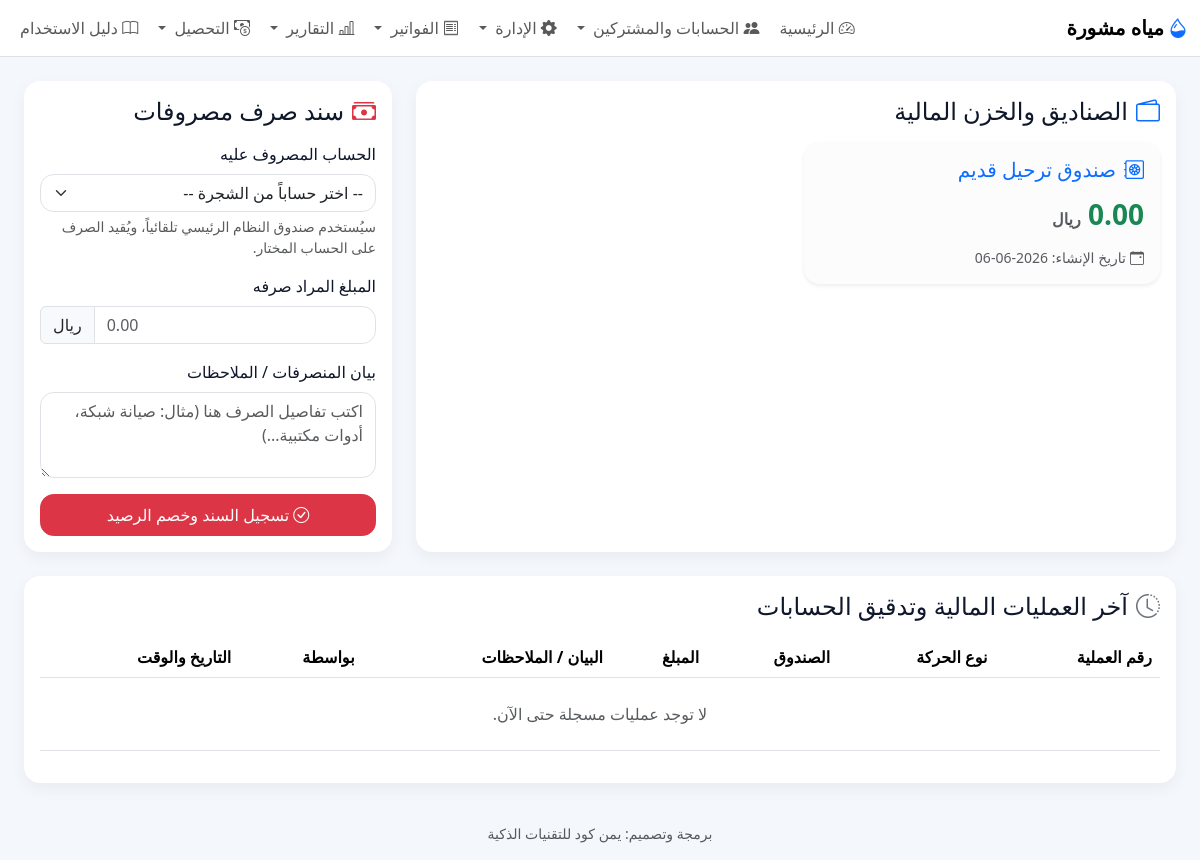
Screenshot of /wallets (signed in) with the database file from the repository.
### models.py (models this page shows)
class Base(DeclarativeBase):
    pass

class Settings(Base):
    __tablename__ = "settings"
    key: Mapped[str] = mapped_column(String, primary_key=True)
    value: Mapped[Optional[str]] = mapped_column(String, nullable=True)

class Wallet(Base):
    __tablename__ = "wallets"
    __table_args__ = (
        CheckConstraint("balance >= 0", name="ck_wallet_balance_nonnegative"),
    )
    id: Mapped[int] = mapped_column(Integer, primary_key=True)
    name: Mapped[str] = mapped_column(String, unique=True, nullable=False)
    balance: Mapped[Optional[float]] = mapped_column(Float, nullable=True, default=0.0)
    created_at: Mapped[str] = mapped_column(String, nullable=False, default=lambda: datetime.now().isoformat())

### app.py (the view)
    @app.route("/wallets")
    @login_required
    def wallets_dashboard():
        db = get_db()
        wallets = db.execute("SELECT * FROM wallets ORDER BY id ASC").fetchall()
        transactions = db.execute("""
            SELECT t.*, w.name as wallet_name, u.username, s.name as subscriber_name
            FROM transactions t
            JOIN wallets w ON w.id = t.wallet_id
            JOIN users u ON u.id = t.user_id
            LEFT JOIN subscribers s ON s.id = t.subscriber_id
            ORDER BY t.id DESC LIMIT 15
        """).fetchall()
        account_options = flatten_account_options(promote_visible_account_tree(get_account_balance_rows(db)), only_postable=True)
        return render_template("wallets.html", wallets=wallets, transactions=transactions, account_options=account_options)

### app.py (called while the page is built)
def login_required(f):
    @wraps(f)
    def decorated_function(*args, **kwargs):
        if session.get("user_id") is None:
            flash("يرجى تسجيل الدخول أولاً.", "warning")
            return redirect(url_for("login"))
        return f(*args, **kwargs)
    return decorated_function

def _safe_row_value(row, key, default=None):
    if row is None:
        return default
    if isinstance(row, dict):
        return row.get(key, default)
    try:
        return row[key]
    except Exception:
        return default

def _is_hidden_big_root(node):
    node_type = str(_safe_row_value(node, "node_type", "") or "").strip().lower()
    name = str(_safe_row_value(node, "name", "") or "").strip().lower()
    parent_id = _safe_row_value(node, "parent_id", None)
    if parent_id is not None:
        return False
    if node_type != "root":
        return False
    return any(keyword.lower() in name for keyword in _HIDDEN_ROOT_KEYWORDS)

def promote_visible_account_tree(nodes):
    visible = []
    for node in nodes or []:
        if not isinstance(node, dict):
            continue
        children = promote_visible_account_tree(node.get("children") or [])
        node_copy = dict(node)
        node_copy["children"] = children
        if _is_hidden_big_root(node_copy):
            visible.extend(children)
        else:
            visible.append(node_copy)
    return visible

### database.py (called while the page is built, shortened)
def get_db():
    if "db" not in g:
        INSTANCE_DIR.mkdir(exist_ok=True)
        g.db = SQLAlchemyDBProxy(SessionLocal())
        try:
            g.db.execute("PRAGMA foreign_keys = ON")
        except Exception:
            pass
    return g.db

@contextmanager
def orm_session_scope():
    session = SessionLocal()
    try:
        yield session
        session.commit()
    except Exception:
        session.rollback()
        raise
    finally:
        session.close()

def get_setting(key, default=""):
    with orm_session_scope() as session:
        row = session.get(Settings, key)
        return row.value if row and row.value is not None else default

    def __getitem__(self, key):
        if isinstance(key, int):
            return self._values[key]
        return self._mapping[key]

    def __iter__(self):
        return iter(self._values)

    def __len__(self):
        return len(self._values)

    def __getattr__(self, name):
        try:
            return self._mapping[name]
        except KeyError as exc:
            raise AttributeError(name) from exc

### templates/wallets.html (shortened to what this page needs)
{% extends "base.html" %}
{% block content %}
<div class="container-fluid">
  <div class="row g-4">
    <div class="col-lg-8">
      <div class="card p-3 h-100">
        <div class="d-flex justify-content-between align-items-center mb-3">
          <h4 class="mb-0 page-title"><i class="bi bi-wallet2 text-primary me-2"></i>الصناديق والخزن المالية</h4>
        </div>
        <div class="row row-cols-1 row-cols-md-2 g-3">
          {% for w in wallets %}
          <div class="col">
            <div class="card border-primary-subtle bg-light-subtle shadow-sm h-100">
              <div class="card-body">
                <h5 class="card-title text-primary"><i class="bi bi-safe2 me-2"></i>{{ w.name }}</h5>
                <h3 class="card-text my-3 fw-bold text-success">{{ "%.2f"|format(w.balance or 0.0) }} <small class="fs-6 text-muted">{{ setting('currency_name', 'ريال') }}</small></h3>
                <p class="card-text text-muted small"><i class="bi bi-calendar-event me-1"></i>تاريخ الإنشاء: {{ w.created_at[:10] }}</p>
              </div>
            </div>
          </div>
          {% else %}
          <div class="col-12 text-center text-muted py-4">لا توجد صناديق مسجلة.</div>
          {% endfor %}
        </div>
      </div>
    </div>
    <div class="col-lg-4">
      <div class="card p-3 h-100">
        <h4 class="mb-3 page-title"><i class="bi bi-cash-stack text-danger me-2"></i>سند صرف مصروفات</h4>
        <form method="post" action="{{ url_for('add_expense') }}">
          <div class="mb-3">
            <label class="form-label">الحساب المصروف عليه</label>
            <select class="form-select" name="account_id" required>
              <option value="" disabled selected>-- اختر حساباً من الشجرة --</option>
            </select>
            <div class="form-text">سيُستخدم صندوق النظام الرئيسي تلقائياً، ويُقيد الصرف على الحساب المختار.</div>
          </div>
          <div class="mb-3">
            <label class="form-label">المبلغ المراد صرفه</label>
            <div class="input-group">
              <input type="number" step="0.01" class="form-control" name="amount" required min="0.01" placeholder="0.00">
              <span class="input-group-text">{{ setting('currency_name', 'ريال') }}</span>
            </div>
          </div>
          <div class="mb-3">
            <label class="form-label">بيان المنصرفات / الملاحظات</label>
            <textarea class="form-control" name="notes" rows="3" required placeholder="اكتب تفاصيل الصرف هنا (مثال: صيانة شبكة، أدوات مكتبية...)"></textarea>
          </div>
          <button class="btn btn-danger w-100 py-2" type="submit">
            <i class="bi bi-check-circle me-1"></i>تسجيل السند وخصم الرصيد
          </button>
        </form>
      </div>
    </div>
  </div>
  <div class="row mt-4">
    <div class="col-12">
      <div class="card p-3">
        <h4 class="mb-3 page-title"><i class="bi bi-clock-history text-secondary me-2"></i>آخر العمليات المالية وتدقيق الحسابات</h4>
        <div class="table-responsive">
          <table class="table table-hover align-middle">
            <thead>
              <tr>
                <th>رقم العملية</th>
                <th>نوع الحركة</th>
                <th>الصندوق</th>
                <th>المبلغ</th>
                <th>البيان / الملاحظات</th>
                <th>بواسطة</th>
                <th>التاريخ والوقت</th>
              </tr>
            </thead>
            <tbody>
              {% for t in transactions %}
              <tr>
                <td>#{{ t.id }}</td>
                <td>
                  {% if t.type == 'IN' %}
                  <span class="badge bg-success-subtle text-success border border-success-subtle"><i class="bi bi-arrow-down-left me-1"></i>تحصيل / إيداع</span>
                  {% elif t.type == 'OUT' %}
                  <span class="badge bg-danger-subtle text-danger border border-danger-subtle"><i class="bi bi-arrow-up-right me-1"></i>صرف / مصروفات</span>
                  {% else %}
                  <span class="badge bg-secondary-subtle text-secondary border border-secondary-subtle">{{ t.type }}</span>
                  {% endif %}
                </td>
                <td><strong>{{ t.wallet_name }}</strong></td>
                <td class="fw-bold {% if t.type == 'IN' %}text-success{% else %}text-danger{% endif %}">
                  {% if t.type == 'IN' %}+{% else %}-{% endif %}{{ "%.2f"|format(t.amount) }}
                </td>
                <td>
                  {{ t.notes or '-' }}
                  {% if t.subscriber_name %}
                  <br><small class="text-muted">المشترك: {{ t.subscriber_name }}</small>
                  {% endif %}
                </td>
                <td><i class="bi bi-person me-1"></i>{{ t.username }}</td>
                <td>{{ t.created_at[:16]|replace('T', ' ') }}</td>
              </tr>
              {% else %}
              <tr>
                <td colspan="7" class="text-center text-muted py-4">لا توجد عمليات مسجلة حتى الآن.</td>
              </tr>
              {% endfor %}
            </tbody>
          </table>
        </div>
      </div>
    </div>
  </div>
</div>
{% endblock %}

### templates/base.html (shortened to what this page needs)
<!doctype html>
<html lang="ar" dir="rtl" class="notranslate" translate="no" data-theme="{{ setting('ui_theme', 'light') }}">
<head>
  <link href="https://cdn.jsdelivr.net/npm/bootstrap@5.3.3/dist/css/bootstrap.rtl.min.css" rel="stylesheet">
  <link href="https://cdn.jsdelivr.net/npm/bootstrap-icons@1.11.3/font/bootstrap-icons.min.css" rel="stylesheet">
  <link rel="stylesheet" href="{{ url_for('static', filename='css/style.css') }}">
</head>
<body>
  <nav class="navbar navbar-expand-lg bg-white border-bottom sticky-top">
    <div class="container-fluid">
      <a class="navbar-brand" href="{{ url_for('index') }}">
        <i class="bi bi-droplet-half text-primary me-1"></i>{{ setting('project_name', app_name) }}
      </a>
      <div class="collapse navbar-collapse" id="nav">
        <ul class="navbar-nav ms-auto gap-1">
          {% if current_user %}
          <li class="nav-item"><a class="nav-link {% if request.endpoint=='index' %}active{% endif %}" href="{{ url_for('index') }}"><i class="bi bi-speedometer2"></i> الرئيسية</a></li>
          <li class="nav-item dropdown">
              <a class="nav-link dropdown-toggle "
                href="#"
                data-bs-toggle="dropdown">
                  <i class="bi bi-people-fill"></i> الحسابات والمشتركين
              </a>
          </li>
        {% if current_user %}
<li class="nav-item dropdown">
    <a class="nav-link dropdown-toggle {% if request.endpoint in ['employee_portal','staff_monitor','import_data','settings'] %}active{% endif %}"
       href="#"
       data-bs-toggle="dropdown">
        <i class="bi bi-gear-fill"></i> الإدارة
    </a>
</li>
{% endif %}
         <li class="nav-item dropdown">
            <a class="nav-link dropdown-toggle " href="#" data-bs-toggle="dropdown">
              <i class="bi bi-receipt"></i> الفواتير
            </a>
          </li>
          <li class="nav-item dropdown">
          <a class="nav-link dropdown-toggle {% if request.endpoint in ['customer_statement','reports','accounting_reports','arrears_report','collector_daily_report'] %}active{% endif %}" href="#" data-bs-toggle="dropdown">
          <i class="bi bi-bar-chart-line"></i> التقارير
          </a>
          </li>
            <li class="nav-item dropdown">
            <a class="nav-link dropdown-toggle {% if request.endpoint in ['arrears_report','collector_daily_report','collection_trip'] %}active{% endif %}"
               href="#" data-bs-toggle="dropdown">
              <i class="bi bi-cash-coin"></i> التحصيل
            </a>
          </li>
          <li class="nav-item">
            <a class="nav-link {% if request.endpoint=='user_manual' %}active{% endif %}"
               href="{{ url_for('user_manual') }}">
              <i class="bi bi-book"></i> دليل الاستخدام
            </a>
          </li>
         {% endif %}
        </ul>
      </div>
    </div>
  </nav>
  <main class="container-fluid py-3 py-lg-4">
    {% block content %}{% endblock %}
  </main>
  <footer class="container-fluid py-3 text-center small text-muted">
    برمجة وتصميم: يمن كود للتقنيات الذكية
  </footer>
</body>
</html>

### static/css/style.css (style rules this page uses)
body { background: #f6f8fb; font-family: system-ui, -apple-system, "Segoe UI", Tahoma, Arial, sans-serif; }
.card { border: 0; border-radius: 1rem; box-shadow: 0 0.35rem 1rem rgba(0,0,0,.05); }
.table thead th { white-space: nowrap; }
.form-control, .form-select, .btn { border-radius: .85rem; }

### templates/base.html (style rules this page uses)
:root { --app-bg: #f4f7fb; --app-surface: #ffffff; --app-surface-2: #f8fafc; --app-text: #0f172a; --app-muted: #64748b; --app-border: #dbe4f0; --app-primary: #1a56db; --app-primary-contrast: #ffffff; }
.navbar-brand { font-weight: 800; }
body { background: var(--app-bg); color: var(--app-text); }
.card, .dropdown-menu, .modal-content { background-color: var(--app-surface); color: var(--app-text); border-color: var(--app-border); }

### rows the page displays
Settings: value "مياه مشورة"
Wallet: name "صندوق ترحيل قديم", balance "0.00", created_at "2026-06-06"
Settings: value "ريال"
